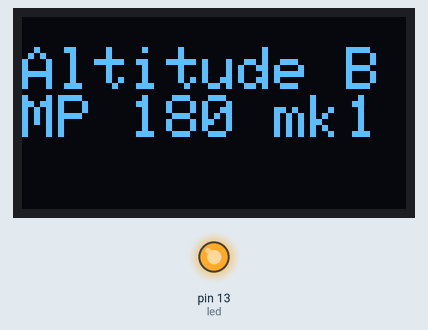
A sketch run on a simulated Arduino Uno, built with avr-gcc and run on an emulated ATmega328P. Shown: 128×64 one-colour display, output pins drawn as LEDs (lit = HIGH). What the sketch prints to the serial monitor is not drawn.

Above: at 0.1 s.
At 0.6 s:
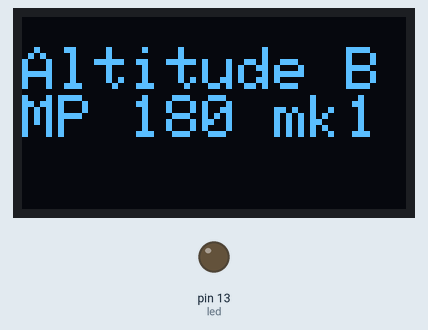
Timing chart, 0 to 2.1 s (numbered marks = the images above):
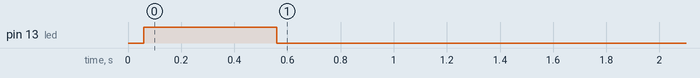

The sketch:

empty.ino
```cpp
////////////////////////////////////////////////////////////
//	SMART BATTERY - Voltage meter mk1                 //
//			Fran Zekan, 21.02.2016, 23:07     //
////////////////////////////////////////////////////////////

#include <Wire.h>
#include <Adafruit_GFX.h>
#include <Adafruit_SSD1306.h>

Adafruit_SSD1306 display(4);

uint8_t led = 13;

void start()
{
	display.clearDisplay();
	display.setTextSize(2);
	display.setTextColor(WHITE);
	display.setCursor(0,10);
	display.print("Altitude BMP 180 mk1");

	display.display();
	Serial.println("Altitude BMP 180 mk1");

	digitalWrite(led, 1);
	delay(500);
	digitalWrite(led, 0);
	delay(500);
}

void setup()
{
	Serial.begin(9600);
	display.begin(SSD1306_SWITCHCAPVCC, 0x3C);

	pinMode(led, OUTPUT);

	start();
}

void loop()
{
	display.clearDisplay();
	display.setTextSize(1);
	display.setCursor(0, 0);

	display.display();
	delay(1000);
}
```
